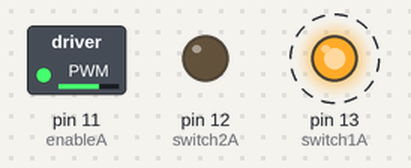
The sketch below on a simulated Arduino Nano, built with avr-gcc and run on an emulated ATmega328P. On the bench: switched loads named in the sketch (green lamp = pin HIGH), output pins drawn as LEDs (lit = HIGH). Dashed ring = blinking.

Above: at 0.05 s.
At 2.95 s:
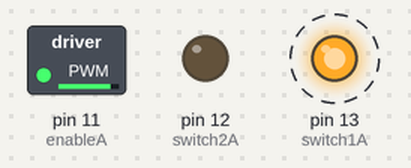
Timing chart, 0 to 5.2 s (numbered marks = the images above):
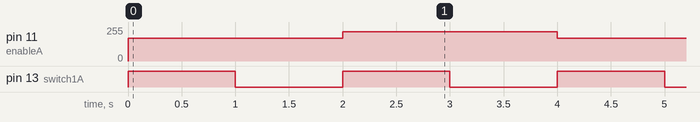

Measured:
- by itself, pin 11 (enableA): alternates 220/255 for 2.0 s and 170/255 for 2.0 s
- by itself, pin 13 (switch1A): alternates HIGH for 1.0 s and LOW for 1.0 s

The sketch:

robocar_lesson2_motorPWM.ino
```cpp
 // lesson 2 PWM

  //this is a simple piece of code
  //that will control the motors
  //this for the robot car with the arduino nano

  //so lets begin by giving descriptive names to
  //the pins on the nano that we will be using

int switch1A = 13; //connected on Arduino nano to pin 13
int switch2A = 12; //connected on Arduino nano to pin 12
int enableA = 11;  //connected on Arduino nano to pin 11

//just in case you finished this
//lesson try to use the second motor
//just remove the //

//Motor B
//int switch1B = 8;
//int switch2B = 7;
//int enableB = 9;

  //both of these pins will control Motor A
  //and enableA is the switch that "enables" motor A to be on or off
  //it will be what will be used to vary motor speed


void setup() {
  // put your setup code here, to run once:

  //this piece of codes lets the arduino know
  //in what way you wish to use the pins as,
  //either inputs or outputs
  //in this case we are using the pins are
  //switches to control the motor direction
 pinMode(switch1A, OUTPUT);
 pinMode(switch2A, OUTPUT);


//and you are done setting up

}

//this following piece of the code repeats as fast as possible

void loop() {
  // put your main code here, to run repeatedly:


//analogwrite(pin, 0-255) https://www.arduino.cc/en/Reference/AnalogWrite
  //this command below will control the percentage
  //of voltage the motor will "receive"
  //100% is 255 as that the max value we may send; 2^8-1=255
  //and 0 is 0%, and 150/255 = 0.39 = 39%

  //here we will write 170/255 = 0.66 = 66% of max voltage from batteries
analogWrite(enableA, 170);//roughly 3.3v
//so in this case this commands can control each motors speed!
//but this analogWrite command can be used for other things such as controlling a servo!

//in my experiences these motors will not move at around 3 volts so if
//batteries are 5v min is around 150/255 anything below that and the motor wont move.
//but make sure that if you choose another battery say a 11.1v supply (150/255*11.1v) = 6.52 volts
//this may be WAY TO fast. these motors should be kept under 6v.

//turn one motor in one direction
  digitalWrite(switch1A, HIGH);
  delay(1000);              // wait for a second
  digitalWrite(switch1A, LOW);
  delay(1000);              // wait for a second

  analogWrite(enableA, 220);//220/255 = 0.86 = 86% roughly 4.3v

  //turn one motor in one direction
  digitalWrite(switch1A, HIGH);
  delay(1000);              // wait for a second
  digitalWrite(switch1A, LOW);
  delay(1000);              // wait for a second


}
```
